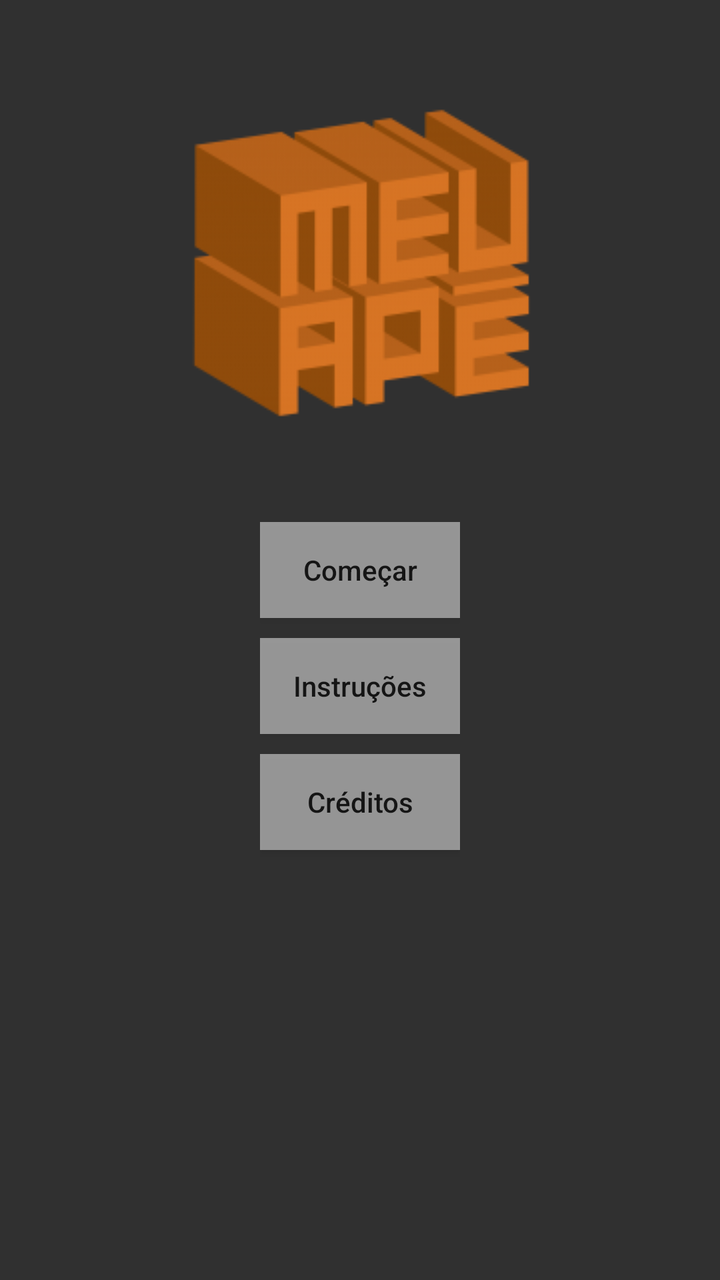
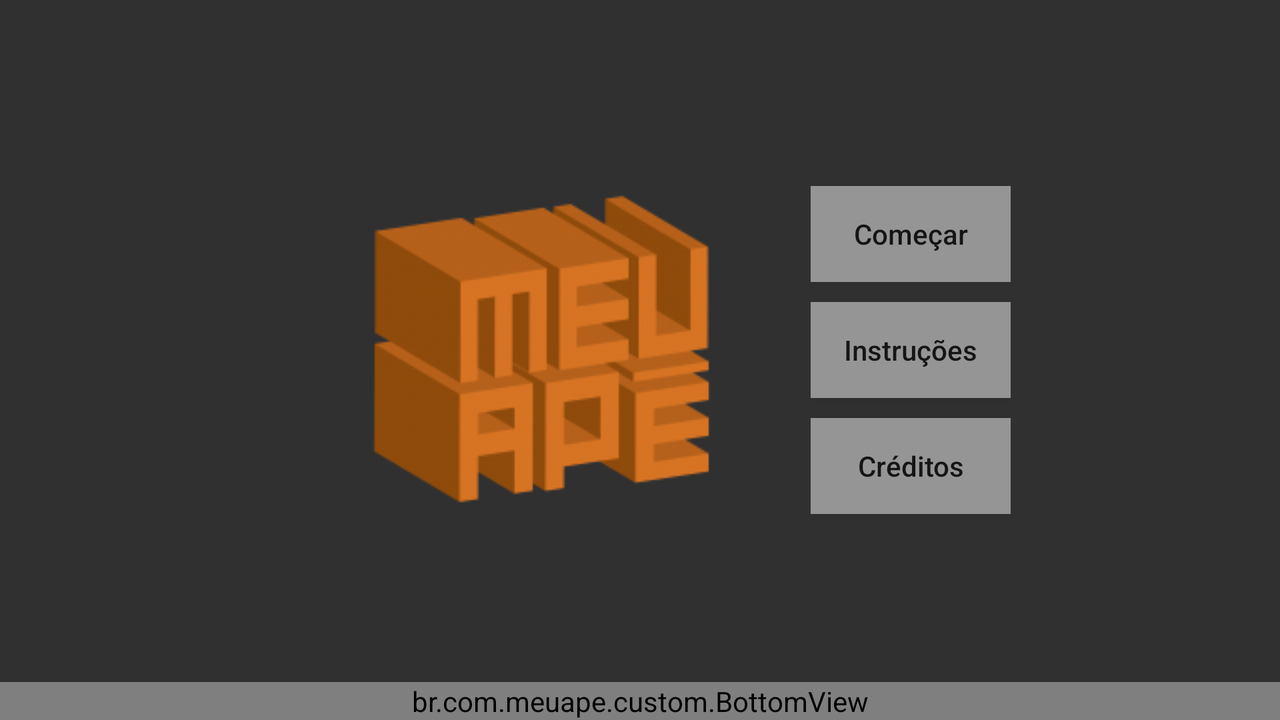

First picture: res/layout/ on a phone held upright. Second picture: the repository's own variant of that layout, on a device whose configuration matches the variant's folder. Source for both follows.
<!-- AndroidManifest.xml: application theme Theme.AppCompat.NoActionBar -->
<!-- res/layout/fragment_home.xml -->
<?xml version="1.0" encoding="utf-8"?>
<layout>
    <RelativeLayout xmlns:android="http://schemas.android.com/apk/res/android"
                    android:layout_width="match_parent"
                    android:layout_height="match_parent">
        <android.support.v7.widget.AppCompatImageView
                android:id="@+id/ivLogo"
                android:layout_width="wrap_content"
                android:layout_height="wrap_content"
                android:src="@drawable/logo_meuape"
                android:layout_marginTop="50dp"
                android:layout_centerHorizontal="true"/>

        <LinearLayout android:layout_width="wrap_content"
                      android:layout_height="wrap_content"
                      android:layout_marginTop="40dp"
                      android:orientation="vertical"
                      android:layout_centerHorizontal="true"
                      android:layout_below="@id/ivLogo">

            <android.support.v7.widget.AppCompatButton
                    android:id="@+id/btStart"
                    style="@style/HomeButton"
                    android:text="@string/home_start"/>

            <android.support.v7.widget.AppCompatButton
                    android:id="@+id/btInstructions"
                    style="@style/HomeButton"
                    android:text="@string/home_instructions"/>

            <android.support.v7.widget.AppCompatButton
                    android:id="@+id/btCredits"
                    style="@style/HomeButton"
                    android:text="@string/home_credtis"/>


        </LinearLayout>


    </RelativeLayout>
</layout>
<!-- resources referenced by this layout -->
<resources>
  <!-- drawable logo_meuape: png bitmap (drawable, 18217 bytes) -->
  <string name="home_credtis">Créditos</string>
  <string name="home_instructions">Instruções</string>
  <string name="home_start">Começar</string>
  <style name="HomeButton" parent="Base.TextAppearance.AppCompat.Button">
          <item name="android:background">@drawable/bg_retangular_white</item>
          <item name="android:layout_width">100dp</item>
          <item name="android:layout_height">wrap_content</item>
          <item name="android:alpha">0.5</item>
          <item name="android:layout_marginBottom">10dp</item>
          <item name="android:textColor">@color/colorBlack</item>
          <item name="android:textAllCaps">false</item>
      </style>
  <!-- drawable bg_retangular_white (drawable) -->
  <?xml version="1.0" encoding="utf-8"?>
  <shape xmlns:android="http://schemas.android.com/apk/res/android"
         android:shape="rectangle">
  
      <solid android:color="@color/colorWhite"
             android:alpha="0.8"/>
  </shape>
  <color name="colorBlack">#000000</color>
  <color name="colorWhite">#FFFFFF</color>
</resources>
<!-- res/layout-land/fragment_home.xml (the repository's variant of the layout above) -->
<!-- drawn on the phone turned sideways -->
<?xml version="1.0" encoding="utf-8"?>
<layout>
    <RelativeLayout xmlns:android="http://schemas.android.com/apk/res/android"
                    android:layout_width="match_parent"
                    android:layout_height="match_parent">
        <LinearLayout
                android:layout_width="wrap_content"
                android:layout_height="wrap_content"
                android:layout_centerInParent="true">

            <android.support.v7.widget.AppCompatImageView
                    android:id="@+id/ivLogo"
                    android:layout_width="wrap_content"
                    android:layout_height="wrap_content"
                    android:src="@drawable/logo_meuape"
                    android:layout_marginStart="50dp"/>

            <LinearLayout android:layout_width="wrap_content"
                          android:layout_height="wrap_content"
                          android:layout_marginStart="50dp"
                          android:orientation="vertical">

                <android.support.v7.widget.AppCompatButton
                        android:id="@+id/btStart"
                        style="@style/HomeButton"
                        android:text="@string/home_start"/>

                <android.support.v7.widget.AppCompatButton
                        android:id="@+id/btInstructions"
                        style="@style/HomeButton"
                        android:text="@string/home_instructions"/>

                <android.support.v7.widget.AppCompatButton
                        android:id="@+id/btCredits"
                        style="@style/HomeButton"
                        android:text="@string/home_credtis"/>


            </LinearLayout>
        </LinearLayout>

        <br.com.meuape.custom.BottomView android:layout_width="match_parent"
                                         android:layout_height="wrap_content"
        android:layout_alignParentBottom="true"/>

    </RelativeLayout>
</layout>
